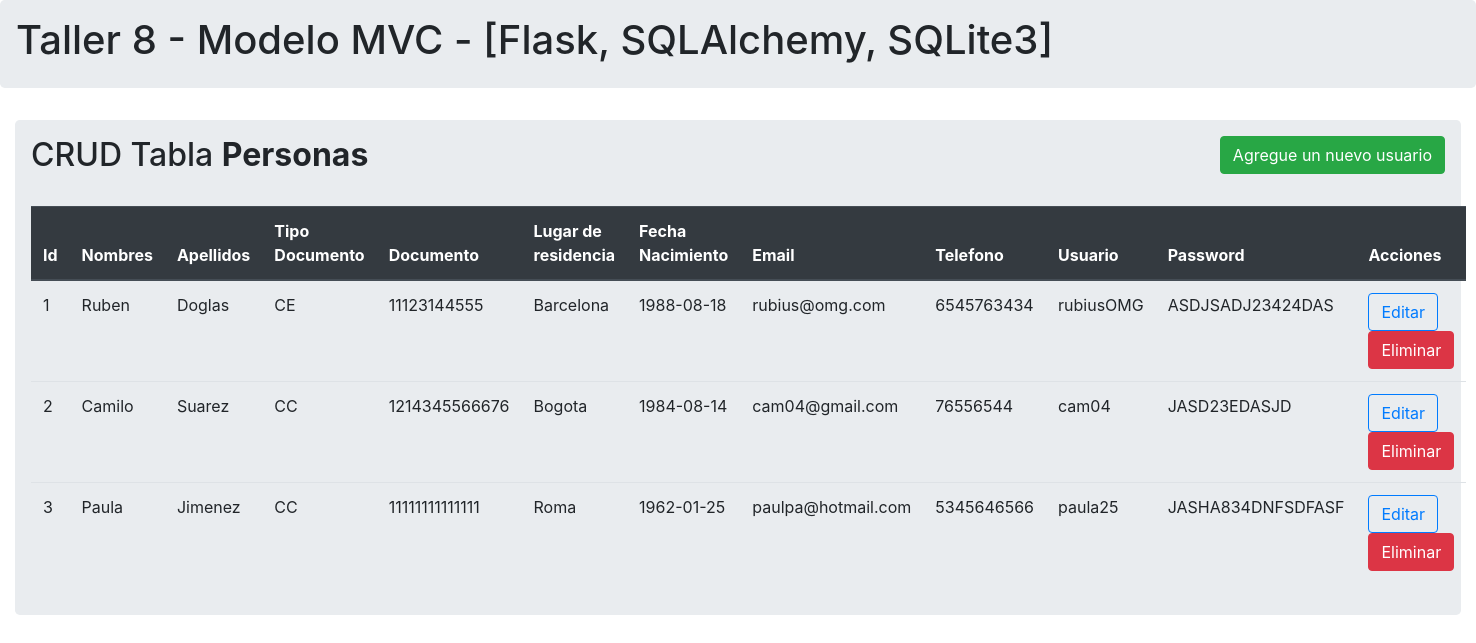
The page / on the database its author committed.
### modelos.py (models this page shows, shortened)
class Persona(db.Model):
    id = db.Column(db.Integer, primary_key = True)
    nombres = db.Column(db.String(100))
    apellidos = db.Column(db.String(100))
    id_tipodocumento = db.Column(db.Integer , db.ForeignKey('tipodocumento.id'), nullable=False)
    documento = db.Column(db.String(20))
    lugar_residencia = db.Column(db.Integer , db.ForeignKey('ciudad.id') , nullable=False)
    fecha_nacimiento = db.Column(db.String(100))
    email = db.Column(db.String(50))
    telefono = db.Column(db.String(20))
    usuario = db.Column(db.String(25) , unique=True)
    password = db.Column(db.String(25))

class Tipodocumento(db.Model):
    id = db.Column(db.Integer, primary_key= True )
    nombre = db.Column(db.String(2), unique=True)
    descripcion = db.Column(db.String(120))
    personas = db.relationship('Persona' , backref='Tipodocumento' , lazy=True)

class Ciudad(db.Model):
    id = db.Column(db.Integer, primary_key= True )
    nombre = db.Column(db.String(20))
    descripcion = db.Column(db.String(120))
    personas = db.relationship('Persona', backref='ciudad', lazy=True)

### controlador.py (the view)
@app.route('/')
def Index():
    all_data = db.session.query(Persona,Tipodocumento,Ciudad).join(Tipodocumento).join(Ciudad).all()
    documentos_data = Tipodocumento.query.all()
    ciudades = Ciudad.query.all()
    return render_template("index.html.jinja", personas=all_data, documents = documentos_data, cities = ciudades)

### templates/index.html.jinja (shortened to what this page needs)
{% extends 'base.html.jinja' %}
{% block body %}
<div class="container-fluid">
  <div class="row">
    <div class="col lg-12">
      <div class="jumbotron p-3">
        <h2>CRUD Tabla <b>Personas </b><button type="button" class="btn btn-success float-right" data-toggle="modal" data-target="#mymodal">Agregue un nuevo usuario</button></h2>
        <br>
        <table class="table table-hover table-ligth">
          <thead class="thead-dark">
            <tr>
              <th>Id</th>
              <th>Nombres</th>
              <th>Apellidos</th>
              <th>Tipo Documento</th>
              <th>Documento</th>
              <th>Lugar de residencia</th>
              <th>Fecha Nacimiento</th>
              <th>Email</th>
              <th>Telefono</th>
              <th>Usuario</th>
              <th>Password</th>
              <th>Acciones</th>
            </tr>
          </thead>
          {% for row in personas %}
          <tr>
            {% set persona = row.Persona %}
            {% set documento = row.Tipodocumento %}
            {% set ciudad = row.Ciudad %}
            <td>{{persona.id}}</td>
            <td>{{persona.nombres}}</td>
            <td>{{persona.apellidos}}</td>
            <td>{{documento.nombre}}</td>
            <td>{{persona.documento}}</td>
            <td>{{ciudad.nombre}}</td>
            <td>{{persona.fecha_nacimiento}}</td>
            <td>{{persona.email}}</td>
            <td>{{persona.telefono}}</td>
            <td>{{persona.usuario}}</td>
            <td>{{persona.password}}</td>
            <td>
              <a href="/update/{{persona.id}}" class="btn btn-outline-primary btn-xs" data-toggle="modal" data-target="#modaledit{{persona.id}}">Editar</a>
              <button type="button" class="btn btn-danger btn-xs" data-toggle="modal" data-target="#confirm_eliminar{{persona.id}}">
                Eliminar
              </button>
            </td>
          </tr>
          {% endfor %}
        </table>
      </div>
    </div>
  </div>
</div>
{% endblock %}

### templates/base.html.jinja (shortened to what this page needs)
<!DOCTYPE html>
<html lang="en">
<head>
  <link rel="stylesheet" href="https://stackpath.bootstrapcdn.com/bootstrap/4.4.1/css/bootstrap.min.css">
</head>
<body>
  {% block body %} {% endblock %}
</body>
</html>

### templates/header.html.jinja (shortened to what this page needs)
{% extends 'base.html.jinja' %}
{% block body %}
<div class="jumbotron p-3">
  <div class="well text-container">
    <h1>Taller 8 - Modelo MVC - [Flask, SQLAlchemy, SQLite3] </h1>
  </div>
</div>
{% endblock %}

### rows shown on the page
Persona: id "1", nombres "Ruben", apellidos "Doglas", documento "11123144555", fecha_nacimiento "1988-08-18", email "rubius@omg.com", telefono "6545763434", usuario "rubiusOMG", password "ASDJSADJ23424DAS"
Tipodocumento: nombre "CE"
Ciudad: nombre "Barcelona"
Persona: id "2", nombres "Camilo", apellidos "Suarez", documento "1214345566676", fecha_nacimiento "1984-08-14", email "cam04@gmail.com", telefono "76556544", usuario "cam04", password "JASD23EDASJD"
Tipodocumento: nombre "CC"
Ciudad: nombre "Bogota"
Persona: id "3", nombres "Paula", apellidos "Jimenez", documento "11111111111111", fecha_nacimiento "1962-01-25", email "paulpa@hotmail.com", telefono "5345646566", usuario "paula25", password "JASHA834DNFSDFASF"
Ciudad: nombre "Roma"
